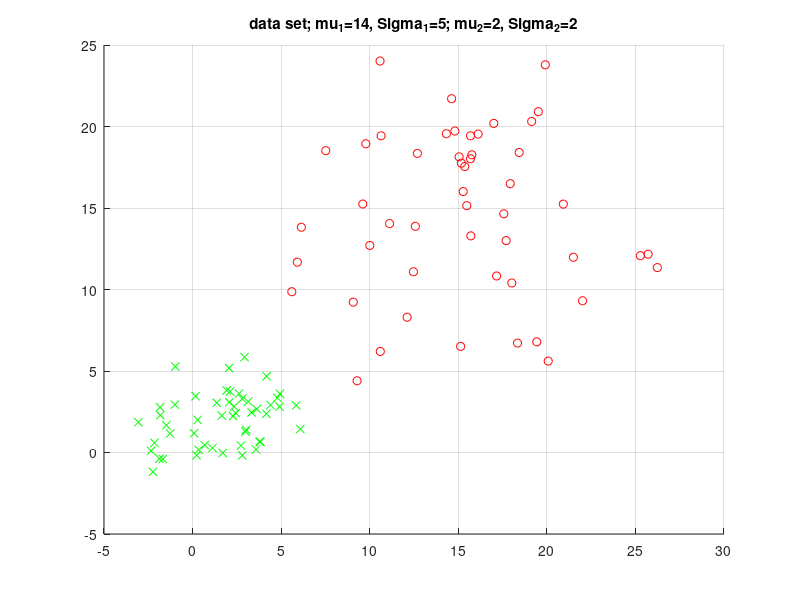
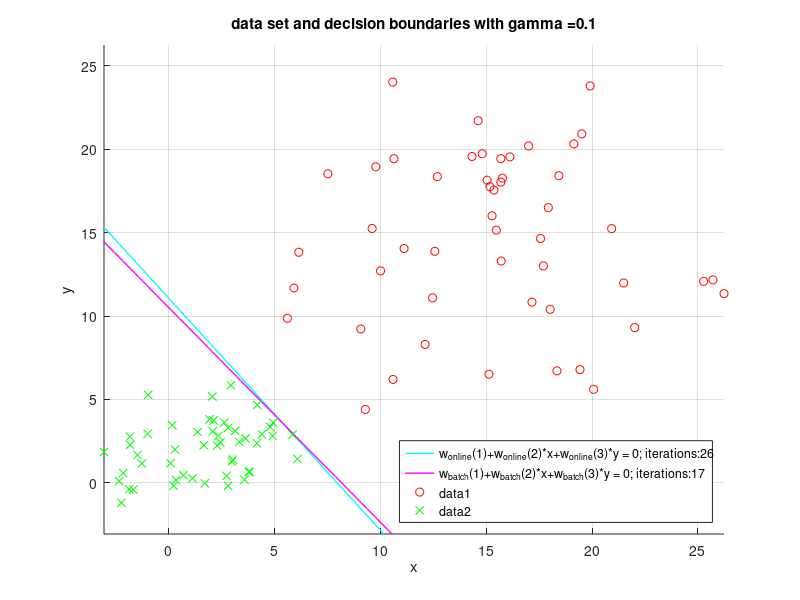
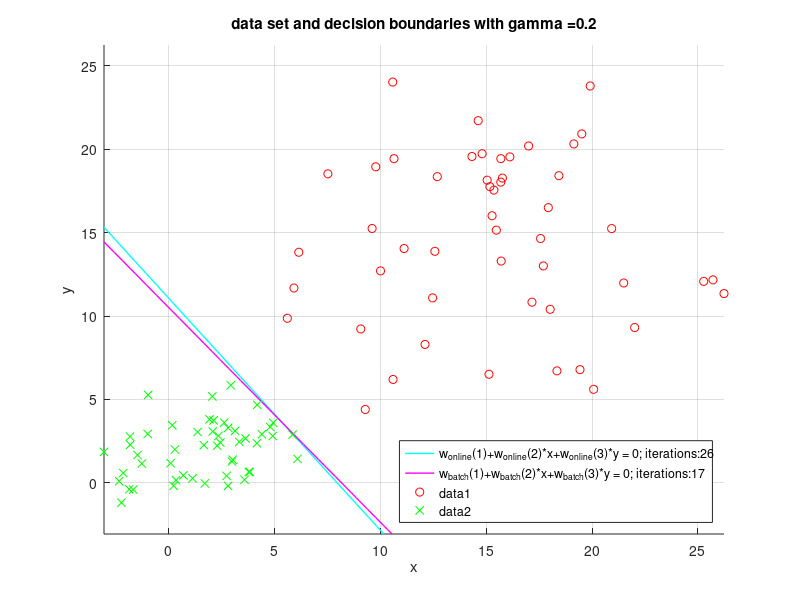
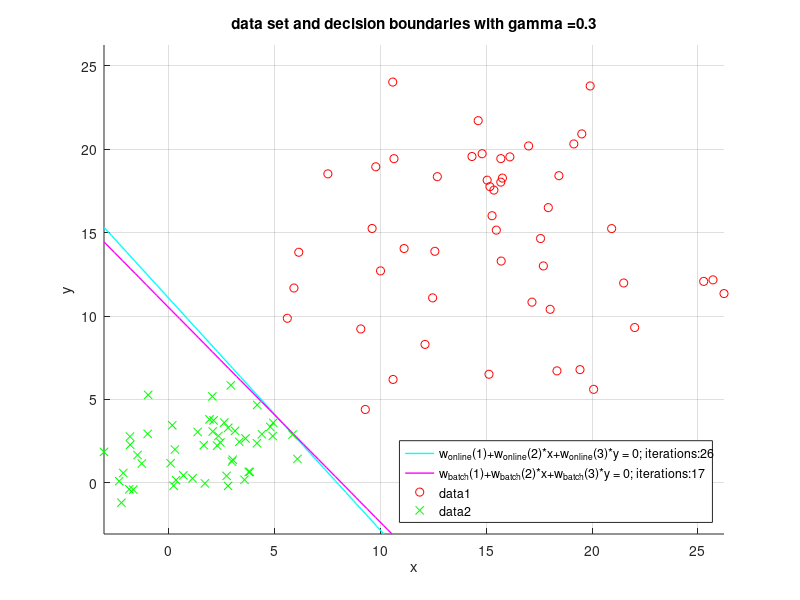

These charts were generated, in order, by the following MATLAB code:
function MyPerceptron()
    clc, clear, close all

    n = 100;
    d = 2;
    
    Mu_1 = [14,14,14,14]; 
    Sigma_1 = [5,4,3,2];

    Mu_2 = [2, 2, 2, 2]; 
    Sigma_2 = [2,3,4,5];

    Seed = [2,2,2,2];
    
    [m_Sigma, n_Sigma] = size(Sigma_1);
    
    for index_DataSet=1:n_Sigma

        [data, target] = genData(n, d, Mu_1(index_DataSet), Sigma_1(index_DataSet), Mu_2(index_DataSet), Sigma_2(index_DataSet), Seed(index_DataSet));
        [data_1, data_2] = separateData(data, target);

        no_figure_dataset = index_DataSet*100;
        %displayData(data_1, data_2, no_figure_dataset);
        displayData(data_1, data_2, Mu_1(index_DataSet), Sigma_1(index_DataSet),Mu_2(index_DataSet), Sigma_2(index_DataSet), no_figure_dataset)
        close(no_figure_dataset);

        X = createHomogenData(data);
        t = target;
        maxIts = 10000;

        Gamma = 0.1:0.1:4;
        [Gamma_m,Gamma_n] = size(Gamma);
        Iterations_online = zeros(Gamma_n,1);
        Iterations_batch = zeros(Gamma_n,1);

        for index_Gamma=1:Gamma_n
            gamma = Gamma(index_Gamma);
            online = true;
            [w_online, its_online] = percTrain(X,t,maxIts, online, gamma);
            online = false;
            [w_batch, its_batch] = percTrain(X,t,maxIts, online, gamma);
            Iterations_online(index_Gamma) = its_online;
            Iterations_batch(index_Gamma) = its_batch;
            no_figure_dataAndBorder = no_figure_dataset+index_Gamma;
            displayDataAndBorder(data_1, data_2, w_online, w_batch, gamma, its_online, its_batch, no_figure_dataAndBorder);
            close(no_figure_dataAndBorder);
        end

        no_figure_GammaToIts = no_figure_dataset+50;
        displayGammaToIterations(Gamma, Iterations_online, Iterations_batch, no_figure_GammaToIts);
        close(no_figure_GammaToIts);

    end
    
end

function [data, target] = genData(n, d, mu_1, sigma_1, mu_2, sigma_2, seed)
    %seed = 2;
    rng(seed);
    data = zeros(n,d);
    target = zeros(1,n);
    n_1 = uint32(n/2);
    for i_n1=1:n_1
        %x_i1 = (randn(1,d)+mu_1)*sigma_1;
        x_i1 = mu_1+sigma_1*randn(1,d);
        data(i_n1,:) = x_i1(:);
        target(1,i_n1)= int8(1);
    end
    
    for i_n2=(n_1+1):n
        %x_i2 = (randn(1,d)+mu_2)*sigma_2;
        x_i2 = mu_2+sigma_2*randn(1,d);
        data(i_n2,:) = x_i2(:);
        target(1,i_n2)= int8(-1);
    end

end

function [data_1, data_2] = separateData(data, target)
    % conditionally separate data depending on target
    
    [m,n] = size(data);
    
    %%HACK
    %data_1 = data(1:m/2,:);
    %data_2 = data((m/2+1):m,:);
    
    data_1 = data((target==1), : );
    data_2 = data((target==-1), : );    
end

function displayData(data_1, data_2, mu_1, Sigma_1, mu_2, Sigma_2, no_figure)

    figure(no_figure);
    
    hold on;
    
    grid
    plot(data_1(:,1),data_1(:,2),'ro', data_2(:,1),data_2(:,2),'gx');
    
    titleStr = strcat('data set; mu_1=', num2str(mu_1),', Sigma_1=', num2str(Sigma_1),'; mu_2=', num2str(mu_2),', Sigma_2=', num2str(Sigma_2));
    title (titleStr);
    
    hold off;
    
    figureName = strcat('DataSet_', int2str(no_figure));
    
    saveas(gcf, figureName,'jpg');

end

function displayDataAndBorder(data_1, data_2, w_online, w_batch, gamma, its_online, its_batch, no_figure)

    figure(no_figure);
    
    hold on;
    
    grid
    
    x_min = min(min(data_1(:,1)), min(data_2(:,1)));
    x_max = max(max(data_1(:,1)), max(data_2(:,1)));    
    if ~isnan(w_online)
        p1 = ezplot(@(x,y) w_online(1)+w_online(2)*x+w_online(3)*y,[x_min,x_max]);
        set (p1,'LineWidth',1);
        set (p1, 'Color', 'cyan');
    end
    
    if ~isnan(w_batch)
        p2 = ezplot(@(x,y) w_batch(1)+w_batch(2)*x+w_batch(3)*y,[x_min,x_max]);
        set (p2,'LineWidth',1);
        set (p2, 'Color', 'magenta');
    end
    
    titleStr = strcat('data set and decision boundaries with gamma = ',num2str(gamma));
    
    title (titleStr);
    
    %legend('w_{online}(1)+w_{online}(2)*x+w_{online}(3)*y = 0', 'w_{batch}(1)+w_{batch}(2)*x+w_{batch}(3)*y = 0','Location', 'SouthEast');
    str_online = strcat('w_{online}(1)+w_{online}(2)*x+w_{online}(3)*y = 0; iterations: ', int2str(its_online));
    str_batch = strcat('w_{batch}(1)+w_{batch}(2)*x+w_{batch}(3)*y = 0; iterations: ', int2str(its_batch));
    legend(str_online, str_batch, 'Location', 'SouthEast');
    
    plot(data_1(:,1),data_1(:,2),'ro', data_2(:,1),data_2(:,2),'gx');
    
    hold off;
    
    %figureName = strcat('DataSetAndDecisionBoundary_0', int2str(no_figure),'_',num2str(gamma));
    figureName = strcat('DataSetAndDecisionBoundary_', int2str(no_figure));
    
    saveas(gcf, figureName,'jpg');
end


function displayGammaToIterations(Gamma, Iterations_online, Iterations_batch, no_figure)
    figure(no_figure);
    hold on;
    grid
    
    titleStr = strcat('influence of gamma on no of iterations');
    title (titleStr);
    
    plot(Gamma(:),Iterations_online(:),'r', Gamma(:),Iterations_batch(:),'g');

    str_online = strcat('iterations_{online}');
    str_batch = strcat('iterations_{batch}');
    legend(str_online, str_batch, 'Location', 'SouthEast');

    hold off;
    
    figureName = strcat('GammaToIterations_0', int2str(no_figure));
    
    saveas(gcf, figureName,'jpg');

end

function X = createHomogenData(data)
    [m,n] = size(data);
    
    X = [ones(m,1),data];
end

function [w, its] = percTrain(X,t,maxIts, online, gamma)
   if online == true
       [w, its] = onlineLearn(X,t,maxIts, gamma);
   else
       [w, its] = batchLearn(X,t,maxIts, gamma);
   end
end

function [w, its] = onlineLearn(X,t,maxIts, gamma)
    %online
    % 1. Initialize w, gamma
    % 2. do
    % 3. for i = 1 to N
    % 4. if w'*(x_i*t_i ) ? 0 (misclassified ith pattern)
    % 5. w = w + gamma*x_i*t_i
    % 6. end if
    % 7. end for
    % 8. until all patterns correctly classified

    %X = zeros(n,d);
    %t = zeros(1,n);
    [N,d] = size(X);
    %w = ones(d,1); % column vector
    w = zeros(d,1); % column vector

    misclassfied = true;
    its = 0;
    while misclassfied == true && its <= maxIts
        misclassfied = false;
        for i = 1:N
            if w'*(X(i,:)'*t(1,i)) <= 0 % (misclassified ith pattern)
                w = w + gamma*X(i,:)'*t(1,i);
                misclassfied = true;
            end
        end
        its = its + 1;    
    end
end

function [w, its] = batchLearn(X,t,maxIts, gamma)

    % batch
    % 1. Initialize w, gamma
    % 2. do
    % 3. w_delta = 0
    % 4. for i = 1 to N
    % 5. if w'*(x_i*t_i) <= 0 (misclassified ith pattern)
    % 6. w_delta = w_delta + x_i*t_i
    % 7. end if
    % 8. end for
    % 9. w = w + gamma*w_delta
    % 10. until all patterns correctly classified
    
    %X = zeros(n,d);
    %t = zeros(1,n);
    [N,d] = size(X);
    %w = ones(d,1); % column vector;
    w = zeros(d,1); % column vector;

    misclassfied = true;
    its = 0;
    while misclassfied == true && its <= maxIts
        misclassfied = false;
        w_delta = zeros(d,1); % column vector
        for i = 1:N
            if w'*(X(i,:)'*t(1,i)) <= 0 % (misclassified ith pattern)
                w_delta = w_delta + X(i,:)'*t(1,i);
                misclassfied = true;
            end
        end
        w = w + gamma*w_delta;
        its = its + 1;    
    end

end

function t = perc(w,x)
    % x is a homogen column vector
    % signum function
    if x*w > 0
        t = 1;
    else
        t = -1;
    end

end
